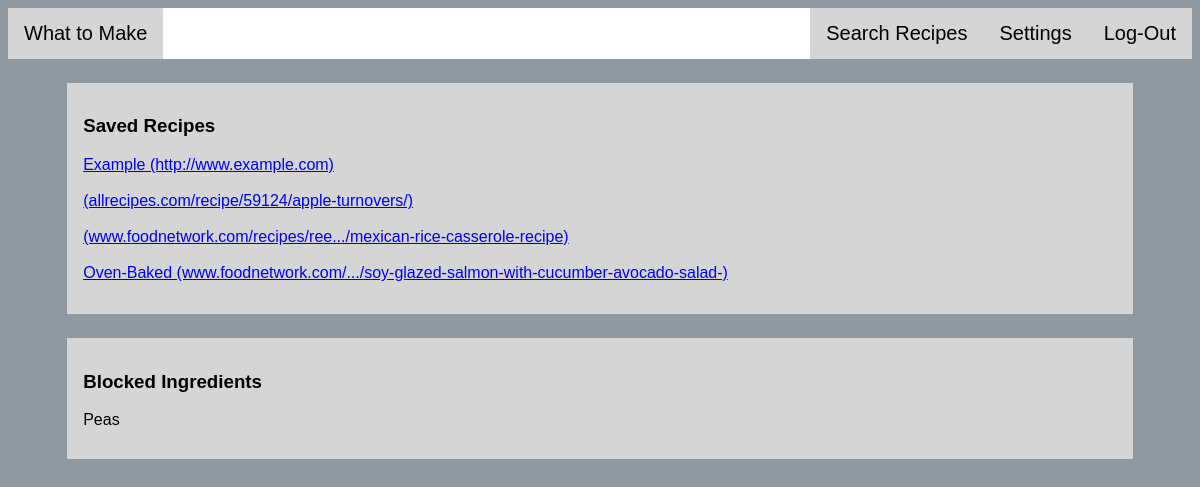
The page /search/profile/ (signed in) on the database as committed earlier.
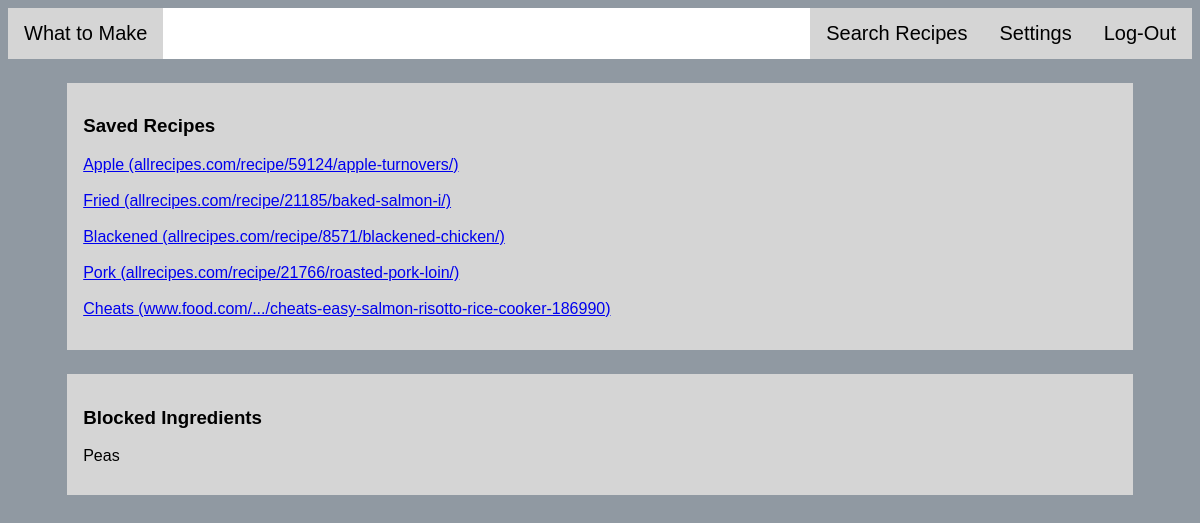
The same page on the database as committed later.
### search/models.py (models this page shows)
class Recipe(models.Model):
    title = models.CharField(max_length=200, blank=True)
    url = models.URLField()
    ingredients = models.ManyToManyField(Ingredient, blank=True)
    def __str__(self):
        return self.title + " (" + self.url + ")"

class Ingredient(models.Model):
    name = models.CharField(max_length=20)
    ing_type = models.ForeignKey(Ing_Type, on_delete=models.CASCADE)
    cost = models.PositiveSmallIntegerField()
    def __str__(self):
        return self.name

### search/views.py (the view)
def profile(request):
    if request.user.is_authenticated():
        user = request.user
        for profile in Profile.objects.all():
            if profile.user == user:
                user_profile = profile
        saved_list = user_profile.saved.all()
        block_list = user_profile.blocked.all()
        template = loader.get_template('search/profile.html')
        context = {
            'user': user,
            'saved_list': saved_list,
            'block_list': block_list
        }
        return HttpResponse(template.render(context,request))
    else:
        return redirect('index')

### search/templates/search/profile.html (shortened to what this page needs)
{% load static %}
<html class='page'>
    <head>
        <link rel="stylesheet" type="text/css" href="{% static 'search/style.css' %}" />
    </head>
    <body>
        <div class='navbar'>
            <a href="{% url 'profile' %}" id='profLink'>What to Make</a>
            <a href="{% url 'logout_view' %}">Log-Out</a>
            <a href="{% url 'edit_profile' %}">Settings</a>
            <a href="{% url 'query' %}">Search Recipes</a>
        </div>
        <div class='content' id='saved'>
            <h3>Saved Recipes</h3>
            {% for saved in saved_list %}
                <a href='http://{{ saved.url }}'>{{saved}}</a><br><br>
            {% endfor %}
        </div>
        <div class='content' id='blocked'>
            <h3>Blocked Ingredients</h3>
            {% for blocked in block_list %}
                <p>{{ blocked }}</p>
            {% endfor %}
        </div>
    </body>
</html>

Rows that differ between the two databases and show on the page:
removed Recipe: title+url "Example (http://www.example.com)"
removed Recipe: title+url "(allrecipes.com/recipe/59124/apple-turnovers/)"
removed Recipe: title+url "(www.foodnetwork.com/recipes/ree.../mexican-rice-casserole-recipe)"
no longer on this page (row unchanged): Recipe: title+url "Oven-Baked (www.foodnetwork.com/.../soy-glazed-salmon-with-cucumber-avocado-salad-)"
added Recipe: title+url "Apple (allrecipes.com/recipe/59124/apple-turnovers/)"
added Recipe: title+url "Fried (allrecipes.com/recipe/21185/baked-salmon-i/)"
added Recipe: title+url "Blackened (allrecipes.com/recipe/8571/blackened-chicken/)"
added Recipe: title+url "Pork (allrecipes.com/recipe/21766/roasted-pork-loin/)"
added Recipe: title+url "Cheats (www.food.com/.../cheats-easy-salmon-risotto-rice-cooker-186990)"
